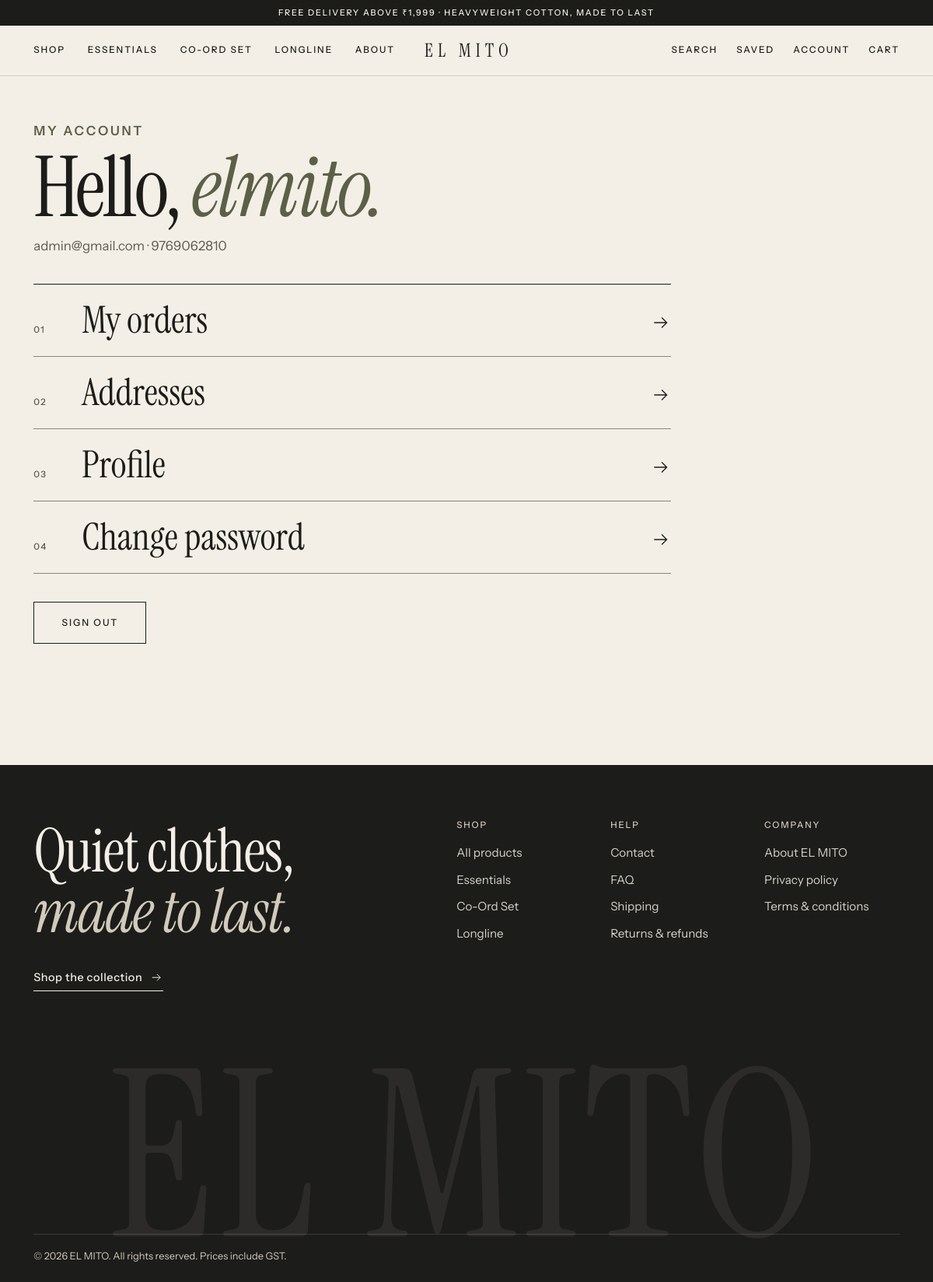
Screenshot of /account/ (signed in) with the database file from the repository.
### apps/products/models.py (models this page shows, shortened)
class Category(TimeStampedModel):
    name = models.CharField(max_length=100, unique=True)
    slug = models.SlugField(max_length=120, unique=True, blank=True)
    description = models.TextField(blank=True)
    image = models.ImageField(upload_to="categories/", blank=True)
    is_active = models.BooleanField(default=True)
    display_order = models.PositiveSmallIntegerField(default=0)
    class Meta:
        verbose_name_plural = "categories"
        ordering = ["display_order", "name"]
    def get_absolute_url(self):
        return reverse("products:collection", args=[self.slug])

### apps/accounts/models.py (models this page shows, shortened)
class User(AbstractUser):
    email = models.EmailField(unique=True)
    mobile = models.CharField(max_length=10, unique=True, validators=[validate_indian_mobile])
    full_name = models.CharField(max_length=150)
    is_verified = models.BooleanField(default=False)
    objects = CustomerManager()
    REQUIRED_FIELDS = ["email", "mobile", "full_name"]
    class Meta:
        constraints = [
            models.UniqueConstraint(Lower("email"), name="uniq_user_email_ci"),
            models.UniqueConstraint(Lower("username"), name="uniq_user_username_ci"),
        ]

### apps/accounts/views.py (the view)
# urls.py: path("", views.account, name="account"),
@login_required
def account(request):
    return render(request, "accounts/account.html")

### apps/cart/services/cart.py (called while the page is built)
def item_count(request) -> int:
    if request.user.is_authenticated:
        qs = CartItem.objects.filter(cart__user=request.user)
    else:
        token = request.session.get(SESSION_KEY)
        if not token:
            return 0
        qs = CartItem.objects.filter(cart__session_key=token)
    return qs.aggregate(n=Sum("quantity"))["n"] or 0

### apps/core/context_processors.py (called while the page is built)
def site(request):
    digits = re.sub(r"\D", "", settings.WHATSAPP_PROVIDER_NUMBER or "")
    if len(digits) == 10:
        digits = "91" + digits
    return {
        "nav_categories": list(Category.objects.filter(is_active=True)[:4]),
        "whatsapp_url": f"https://wa.me/{digits}" if digits else "",
        "cart_count": item_count(request),
        "SITE_URL": settings.SITE_URL,
        "FREE_SHIPPING_THRESHOLD": settings.FREE_SHIPPING_THRESHOLD,
        "FLAT_SHIPPING_CHARGE": settings.FLAT_SHIPPING_CHARGE,
    }

### apps/core/templatetags/elmito.py (called while the page is built)
def _indian_group(integer: str) -> str:
    if len(integer) <= 3:
        return integer
    head, tail = integer[:-3], integer[-3:]
    parts = []
    while len(head) > 2:
        parts.insert(0, head[-2:])
        head = head[:-2]
    if head:
        parts.insert(0, head)
    return ",".join(parts + [tail])

@register.filter
def inr(value):
    try:
        amount = Decimal(value).quantize(Decimal("0.01"))
    except (InvalidOperation, TypeError, ValueError):
        return ""
    whole, _, fraction = f"{amount:.2f}".partition(".")
    text = _indian_group(whole)
    return f"₹{text}" if fraction == "00" else f"₹{text}.{fraction}"

@register.filter
def first_name(full_name):
    parts = (full_name or "").split()
    return parts[0] if parts else ""

### themes/editorial/templates/accounts/account.html (shortened to what this page needs)
{% extends "base.html" %}
{% load elmito %}
{% block content %}
<div class="wrap account">
  <header class="page-head"><p class="eyebrow"><b>My account</b></p><h1>Hello, <em>{{ user.full_name|first_name }}.</em></h1><p class="muted">{{ user.email }} · {{ user.mobile }}</p></header>
  <nav class="account__list" aria-label="Account">
    <a href="{% url 'orders:list' %}"><span class="account__no">01</span><span class="account__name">My orders</span><span class="account__go">{% include "includes/icon.html" with name="arrow" %}</span></a>
    <a href="{% url 'accounts:addresses' %}"><span class="account__no">02</span><span class="account__name">Addresses</span><span class="account__go">{% include "includes/icon.html" with name="arrow" %}</span></a>
    <a href="{% url 'accounts:profile' %}"><span class="account__no">03</span><span class="account__name">Profile</span><span class="account__go">{% include "includes/icon.html" with name="arrow" %}</span></a>
    <a href="{% url 'accounts:change_password' %}"><span class="account__no">04</span><span class="account__name">Change password</span><span class="account__go">{% include "includes/icon.html" with name="arrow" %}</span></a>
  </nav>
  <form method="post" action="{% url 'accounts:logout' %}" class="account__out">{% csrf_token %}<button class="btn btn--ghost" type="submit">Sign out</button></form>
</div>
{% endblock %}

### themes/editorial/templates/base.html (shortened to what this page needs)
{% load static elmito %}<!doctype html>
<html lang="en">
<head>
  <link rel="stylesheet" href="{% static 'editorial/css/editorial.css' %}">
</head>
<body>
{% with page=request.resolver_match.url_name %}
<div class="announce" role="region" aria-label="Store announcement"><p>Free delivery above {{ FREE_SHIPPING_THRESHOLD|inr }} <span class="announce__extra"><span aria-hidden="true">·</span> Heavyweight cotton, made to last</span></p></div>
<header class="header" data-header>
  <div class="header__bar">
    <div class="header__left">
      <nav class="header__nav" aria-label="Primary">
        <a href="{% url 'products:shop' %}" {% if page == 'shop' %}aria-current="page"{% endif %}>Shop</a>
        {% for c in nav_categories|slice:":3" %}<a href="{{ c.get_absolute_url }}" {% if category and category.pk == c.pk %}aria-current="page"{% endif %}>{{ c.name }}</a>{% endfor %}
        <a href="{% url 'core:about' %}" {% if page == 'about' %}aria-current="page"{% endif %}>About</a>
      </nav>
    </div>
    <a class="wordmark" href="{% url 'core:home' %}" aria-label="EL MITO, home">EL MITO</a>
    <div class="header__right">
      <a class="header__link" href="{% url 'products:search' %}" data-search-open aria-controls="search" aria-expanded="false"><span class="header__label">Search</span></a>
      <button class="header__link header__link--saved" type="button" data-saved-open aria-controls="saved" aria-expanded="false"><span class="header__label">Saved</span></button>
      <a class="header__link header__link--account" href="{% if user.is_authenticated %}{% url 'accounts:account' %}{% else %}{% url 'accounts:login' %}{% endif %}"><span class="header__label">{% if user.is_authenticated %}Account{% else %}Sign in{% endif %}</span><span class="header__icon">{% include "includes/icon.html" with name="user" %}</span></a>
      <a class="header__link header__link--bag" href="{% url 'cart:detail' %}" aria-label="Cart"><span class="header__label">Cart</span></a>
    </div>
  </div>
</header>
<main id="main" tabindex="-1">{% block content %}{% endblock %}</main>
<footer class="footer">
  <div class="wrap">
    <div class="footer__top">
      <div class="footer__lede"><p class="footer__big">Quiet clothes, <em>made to last.</em></p>
        <a class="link-arrow link-arrow--light" href="{% url 'products:shop' %}">Shop the collection {% include "includes/icon.html" with name="arrow" %}</a></div>
      <div class="footer__cols">
        <div><h2>Shop</h2><ul><li><a href="{% url 'products:shop' %}">All products</a></li>{% for c in nav_categories %}<li><a href="{{ c.get_absolute_url }}">{{ c.name }}</a></li>{% endfor %}</ul></div>
        <div><h2>Help</h2><ul><li><a href="{% url 'core:contact' %}">Contact</a></li><li><a href="{% url 'core:faq' %}">FAQ</a></li><li><a href="{% url 'core:shipping' %}">Shipping</a></li><li><a href="{% url 'core:returns' %}">Returns &amp; refunds</a></li>{% if whatsapp_url %}<li><a href="{{ whatsapp_url }}" rel="noopener">WhatsApp</a></li>{% endif %}</ul></div>
        <div><h2>Company</h2><ul><li><a href="{% url 'core:about' %}">About EL MITO</a></li><li><a href="{% url 'core:privacy' %}">Privacy policy</a></li><li><a href="{% url 'core:terms' %}">Terms &amp; conditions</a></li></ul></div>
      </div>
    </div>
    <p class="footer__giant" aria-hidden="true"></p>
    <p class="footer__legal">© {% now "Y" %} EL MITO. All rights reserved. Prices include GST.</p>
  </div>
</footer>
{% endwith %}
</body>
</html>

### rows the page displays
Category: name "ESSENTIALS", name "Essentials"
Category: name "CO-ORD SET", name "Co-Ord Set"
Category: name "LONGLINE", name "Longline"
User: full_name|first_name "elmito", email "admin@gmail.com", mobile "9769062810"

### other values shown
{{ FREE_SHIPPING_THRESHOLD|inr }} "₹1,999"
